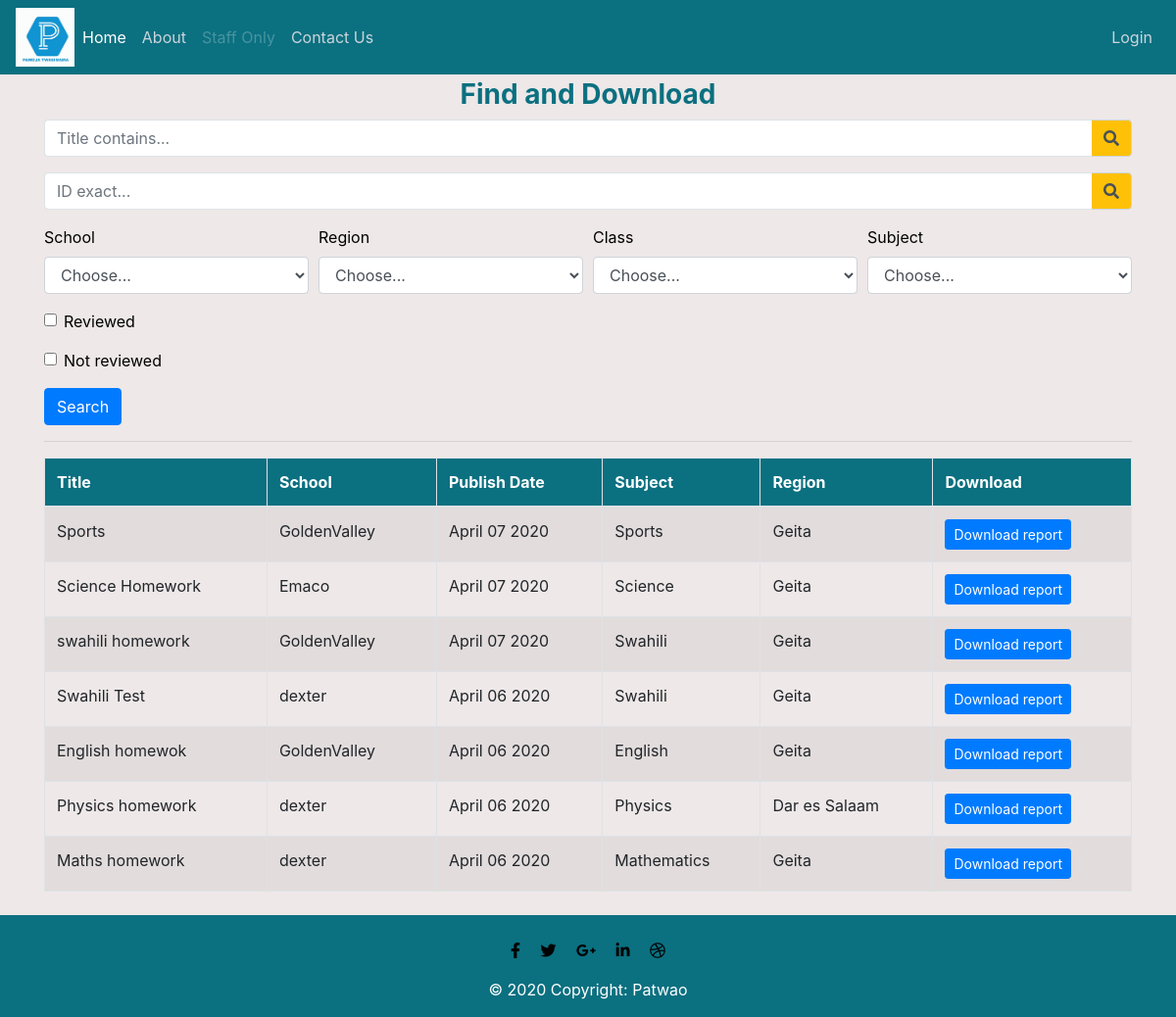
/, run on an earlier commit of the app's database.
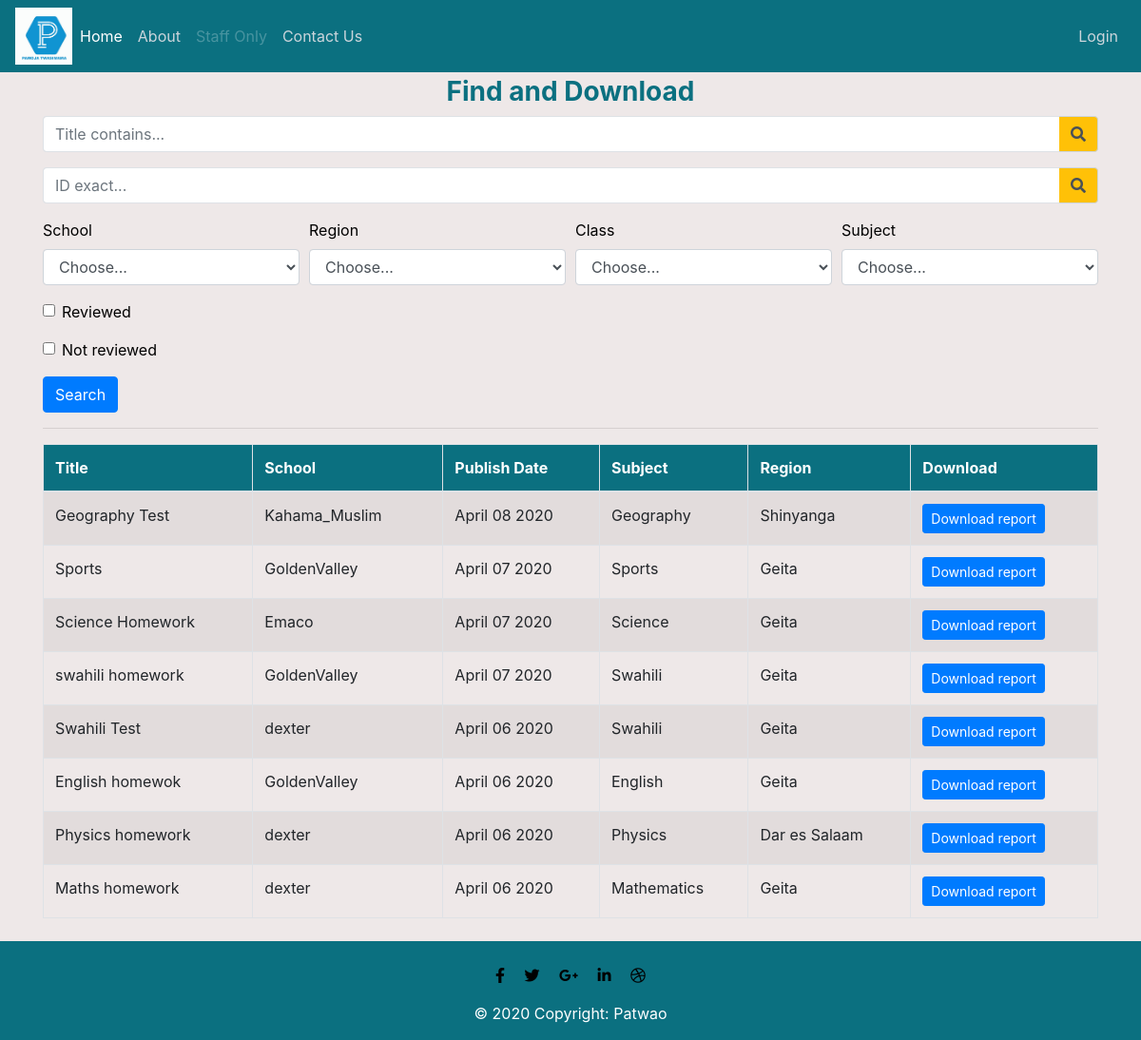
And on a later commit of the database.
### Report/models.py (models this page shows, shortened)
class Report(models.Model):
    title = models.CharField(max_length=120)
    author = models.ForeignKey(User, on_delete=models.CASCADE)
    categories = models.ManyToManyField(Category)
    subjects = models.ManyToManyField(Subject)
    regions = models.ManyToManyField(Region)
    schools = models.ManyToManyField(School)
    publish_date = models.DateTimeField(auto_now_add=True)
    views = models.IntegerField(default=0)
    reviewed = models.BooleanField(default=False)
    report= models.FileField(upload_to='media/reports', max_length=100)

class Subject(models.Model):
    name = models.CharField(max_length=20)
    def __str__(self):
        return self.name

class Region(models.Model):
    name = models.CharField(max_length=20)
    def __str__(self):
        return self.name

### Report/views.py (the view)
# urls.py: path('', views.home,name='website-home'),
def home(request):
        qs = Report.objects.all().order_by('-publish_date')
        categories = Category.objects.all()
        subjects = Subject.objects.all()
        regions = Region.objects.all()
        schools = School.objects.all()
        title_contains_query = request.GET.get('title_contains')
        id_exact_query = request.GET.get('id_exact')
        title_or_author_query = request.GET.get('title_or_author')
        view_count_min = request.GET.get('view_count_min')
        view_count_max = request.GET.get('view_count_max')
        date_min = request.GET.get('date_min')
        date_max = request.GET.get('date_max')
        category = request.GET.get('category')
        subject = request.GET.get('subject')
        region = request.GET.get('region')
        school = request.GET.get('school')
        reviewed = request.GET.get('reviewed')
        not_reviewed = request.GET.get('notReviewed')
        if is_valid_queryparam(title_contains_query):
                qs = qs.filter(title__icontains=title_contains_query)
        elif is_valid_queryparam(id_exact_query):
                qs = qs.filter(id=id_exact_query)
        elif is_valid_queryparam(title_or_author_query):
                qs = qs.filter(Q(title__icontains=title_or_author_query)
                | Q(author__name__icontains=title_or_author_query)
                ).distinct()
        if is_valid_queryparam(view_count_min):
                qs = qs.filter(views__gte=view_count_min)
        if is_valid_queryparam(view_count_max):
                qs = qs.filter(views__lt=view_count_max)
        if is_valid_queryparam(date_min):
                qs = qs.filter(publish_date__gte=date_min)
        if is_valid_queryparam(date_max):
                qs = qs.filter(publish_date__lt=date_max)
        if is_valid_queryparam(category) and category != 'Choose...':
                qs = qs.filter(categories__name=category)
        if is_valid_queryparam(subject) and subject != 'Choose...':
                qs = qs.filter(subjects__name=subject)
        if is_valid_queryparam(region) and region != 'Choose...':
                qs = qs.filter(regions__name=region)
        if is_valid_queryparam(school) and school != 'Choose...':
                qs = qs.filter(schools__name=school)
        if reviewed == 'on':
                qs = qs.filter(reviewed=True)
        elif not_reviewed == 'on':
                qs = qs.filter(reviewed=False)
        context = {
                'queryset' : qs,
                'categories' : categories,
                'subjects' : subjects,
                'regions' : regions,
                'schools' : schools
        }
        return render(request, 'Report/home.html', context)

### Report/models.py (called while the page is built)
    def __str__(self):
        return self.name

    def __str__(self):
        return self.name

### Report/views.py (called while the page is built)
def is_valid_queryparam(param):
        return param != '' and param is not None

### Report/templates/Report/home.html (shortened to what this page needs)
{% extends "Report/base.html" %}
{% block content %}
<main role="main" class="container">
<h3 style="color: rgb(11, 112, 128);text-align: center; font-weight: bold;">Find and Download</h3>
     <form method="GET" action=".">
        <div class="form-row">
            <div class="form-group col-12">
                <div class="input-group">
                    <input class="form-control py-2 border-right-0 border" type="search" name="title_contains" placeholder="Title contains..." />
                    <span class="input-group-append">
                        <div class="input-group-text bg-warning">
                            <i class="fa fa-search"></i>
                        </div>
                    </span>
                </div>
            </div>
        </div>
        <div class="form-row">
            <div class="form-group col-12">
                <div class="input-group">
                    <input class="form-control py-2 border-right-0 border" type="search" name="id_exact" placeholder="ID exact..." />
                    <span class="input-group-append">
                        <div class="input-group-text bg-warning">
                            <i class="fa fa-search"></i>
                        </div>
                    </span>
                </div>
            </div>
        </div>
        <div class="form-row">
          <div class="form-group col-md-3">
            <label for="school">School</label>
            <select id="school" class="form-control" name="school">
              <option selected>Choose...</option>
            </select>
          </div>
          <div class="form-group col-md-3">
            <label for="region">Region</label>
            <select id="region" class="form-control" name="region">
              <option selected>Choose...</option>
            </select>
          </div>
          <div class="form-group col-md-3">
            <label for="category">Class</label>
            <select id="category" class="form-control" name="category">
              <option selected>Choose...</option>
            </select>
          </div>
          <div class="form-group col-md-3">
            <label for="subject">Subject</label>
            <select id="subject" class="form-control" name="subject">
              <option selected>Choose...</option>
            </select>
          </div>
        </div>
        <div class="form-group">
          <div class="form-check">
            <input class="form-check-input" type="checkbox" id="reviewed" name="reviewed">
            <label class="form-check-label" for="reviewed">
              Reviewed
            </label>
          </div>
        </div>
        <div class="form-group">
          <div class="form-check">
            <input class="form-check-input" type="checkbox" id="notReviewed" name="notReviewed">
            <label class="form-check-label" for="notReviewed">
              Not reviewed
            </label>
          </div>
        </div>
        <button type="submit" class="btn btn-primary">Search</button>
      </form>
      <hr />
<div class="table-wrapper-scroll-y my-custom-scrollbar">
<div class="table-responsive">
<table class="table table-bordered table-striped mb-0 table-hover">
  <thead class="thead-indigo text-white">
        <tr>
                <th>Title</th>
                <th>School</th>
                <th>Publish Date</th>
                <th>Subject</th>
                <th>Region</th>
                <th>Download</th>
        </tr>
        </thead>
        <tbody>
          {% for report in queryset %}
            <tr>
                <td>{{ report.title }}</td>
                <td>
              <a class='mr-2'>{{ report.author }}</a>
              </td>
              <td>{{ report.publish_date|date:"F d Y" }}</td>
              {% for sub in report.subjects.all %}
              <td>{{ sub.name }}</td>
              {% endfor %}
              {% for reg in report.regions.all %}
              <td>{{ reg.name }}</td>
              {% endfor %}
              <td>
              <a href='{{ report.report.url }}' class='btn btn-primary btn-sm' target='_blank'>
                Download report
                </a>
                </td>
            </tr>
          {% endfor %}
        </tbody>
        </table>
</div>
      </div>
    </main>
{% endblock %}

### Report/templates/Report/base.html (shortened to what this page needs)
{% load static %}
<!doctype html>
<html lang="en">
  <head>
<link rel="stylesheet" href="https://stackpath.bootstrapcdn.com/bootstrap/4.3.1/css/bootstrap.min.css">
<link rel="stylesheet" type="text/css" href="{% static 'Report/main.css' %}">
<link href="https://jsfiddle.net/iamraviteja/DTcHh/14991/netdna.bootstrapcdn.com/bootstrap/3.0.0/css/bootstrap-glyphicons.css" rel="stylesheet" />
 <link rel="stylesheet" href="https://use.fontawesome.com/releases/v5.8.1/css/all.css">
  </head>
  <body style="background-color: rgb(238, 232, 232)">
  <header class="site-header">
  <nav class="navbar navbar-expand-md navbar-dark fixed-top">
    <div>
      <img class="circular" src="/media/profile_pics/logo.jpg" width="60" height="60">
    </div>
  <div class="collapse navbar-collapse" id="navbarsExampleDefault">
    <ul class="navbar-nav mr-auto">
      <li class="nav-item active">
        <a class="nav-link" href="{% url 'website-home'%}">Home <span class="sr-only">(current)</span></a>
      </li>
     <li class="nav-item">
        <a class="nav-link" href="{% url 'about' %}">About</a>
      </li>
      <li class="nav-item">
        <a class="nav-link disabled" href="#" tabindex="-1" aria-disabled="true">Staff Only</a>
      </li>
      <li class="nav-item">
        <a class="nav-link" href="{% url 'contact-form' %}">Contact Us</a>
      </li>
    </ul>
            <div class="navbar-nav justify-content-end">
            {% if user.is_authenticated %}
            <a class="nav-item nav-link" href="{% url 'report-create' %}">Post</a>
            <a class="nav-item nav-link" href="{% url 'profile' %}">Profile</a>
            <a class="nav-item nav-link" href="{% url 'logout' %}">Logout</a>
            {% else %}
              <a class="nav-item nav-link" href="{% url 'login' %}">Login</a>
            {% endif %}
            </div>
  </div>
</nav>
</header>
{% block content%}{% endblock content %}
<br>
  <div class="container-flex">
<footer class="page-footer font-small special-color-dark pt-4 fixed">
  <div class="container">
    <ul class="list-unstyled list-inline text-center">
      <li class="list-inline-item">
        <a class="btn-floating btn-fb mx-1">
          <i class="fab fa-facebook-f"> </i>
        </a>
      </li>
      <li class="list-inline-item">
        <a class="btn-floating btn-tw mx-1">
          <i class="fab fa-twitter"> </i>
        </a>
      </li>
      <li class="list-inline-item">
        <a class="btn-floating btn-gplus mx-1">
          <i class="fab fa-google-plus-g"> </i>
        </a>
      </li>
      <li class="list-inline-item">
        <a class="btn-floating btn-li mx-1">
          <i class="fab fa-linkedin-in"> </i>
        </a>
      </li>
      <li class="list-inline-item">
        <a class="btn-floating btn-dribbble mx-1">
          <i class="fab fa-dribbble"> </i>
        </a>
      </li>
    </ul>
  </div>
  <div class="footer-copyright text-center py-3 text-white">© 2020 Copyright:
    <a class="text-white" href="https://pamojatwasimama.org/"> Patwao</a>
  </div>
</footer>
  </div>
</body>
</html>

### Report/static/Report/main.css (style rules this page uses)
body { background: rgb(131, 123, 123); color: #000000; margin-top: 5rem; }
h1, h2, h3, h4, h5, h6 { color: #444444; }
ul { margin: 0; }
.site-header .navbar-nav .nav-link { color: #cbd5db; }
.circular { border-radius: 50px; }

### Report/templates/Report/base.html (style rules this page uses)
body { background: rgb(131, 123, 123); color: #000000; margin-top: 5rem; }
h1, h2, h3, h4, h5, h6 { color: #444444; }
ul { margin: 0; }
.site-header .navbar-nav .nav-link { color: #cbd5db; }
.circular { border-radius: 0px; }
.thead-indigo { background-color: rgb(11, 112, 128); }
.container-flex { background-color: rgb(11, 112, 128); }
.navbar { background-color: rgb(11, 112, 128); }

What changed in the data, as far as the page shows it:
added Report: title "Geography Test", author "Kahama_Muslim", publish_date "April 08 2020"
added Subject: name "Geography", shown under "Geography Test"
added Region: name "Shinyanga", shown under "Geography Test"
